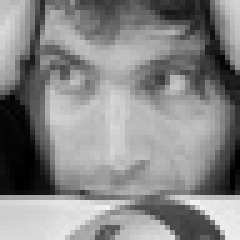
#> input picture Dataset/Angry_Class/Training_40761234.jpg, 48 x 48 px, found by its file name (shown 5 times larger); its folder holds only this picture in this run
$ python visualization.py
#> lines starting #> are read from the running program, lines starting #| are printed output that depends on the picture
import os
import random
import matplotlib.pyplot as plt
import numpy as np
from PIL import Image

def load_img(p, s=(128, 128)):
    """
    Load an image from a path, convert it to grayscale, and resize.
    """
    img = Image.open(p).convert('L')  # Open and convert image to grayscale
    img = img.resize(s)  # Resize the image
    return np.array(img)

def class_dist(d):
    """
    Visualize the number of images for each emotion class.
    """
    counts = {}
    for folder in os.listdir(d):
        f_path = os.path.join(d, folder)  # Get the full path of the folder
        if os.path.isdir(f_path):
            # List all image files in the directory
            imgs = [i for i in os.listdir(f_path) if i.endswith(('.png', '.jpg', '.jpeg'))]
            counts[folder] = len(imgs)  # Count the images for each class

    plt.bar(counts.keys(), counts.values())  # Plot the distribution
    plt.xlabel('Class')
    plt.ylabel('# Images')
    plt.title('Class Distribution')
    plt.xticks(rotation=45)
    plt.tight_layout()
    plt.show()
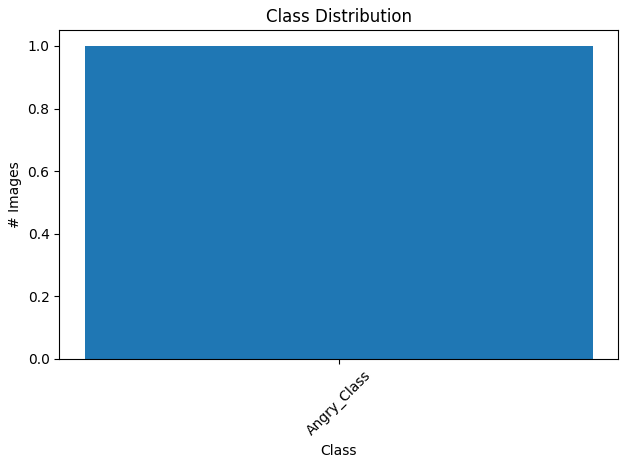
#> figure drawn by matplotlib, 1 panel

def sample_imgs(d, s=(128, 128)):
    """
    Display a few random images from each emotion class.
    """
#> called with s = (128, 128)
    imgs = []
    labels = []
    for folder in os.listdir(d):
        f_path = os.path.join(d, folder)
        if os.path.isdir(f_path):
            # List all image files in the directory
            i_files = [i for i in os.listdir(f_path) if i.endswith(('.png', '.jpg', '.jpeg'))]
            # Randomly sample up to 5 images from each class
            for i in random.sample(i_files, min(5, len(i_files))):
                imgs.append(load_img(os.path.join(f_path, i), s))
#> in load_img, img is the input picture: PIL image 48x48 L; min 0, max 241, mean 135.2
#> in load_img, `img = img.resize(s)`:
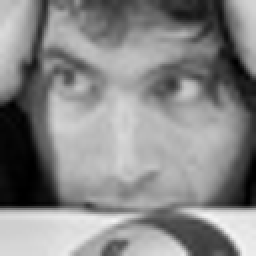
#> img: PIL image 128x128 L (shown 2 times larger); min 0, max 243, mean 135.2
                labels.append(folder)

    _, ax = plt.subplots(5, 5)  # Create a 5x5 grid for displaying images
    for idx, a in enumerate(ax.flatten()):
        if idx < len(imgs):
            a.imshow(imgs[idx], cmap='gray')  # Display the image in grayscale
            a.set_title(labels[idx])  # Set the emotion class as the title
            a.axis('off')
    plt.tight_layout()
    plt.show()

def pixel_dist(img_list):
    """
    Analyze and visualize the pixel intensity distribution.
    """
    # Extract all pixel values from the list of images
#> (the run stopped early here; a loop or call above may not have finished)
